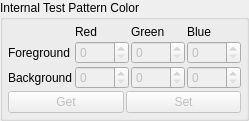
                   <widget class="QGroupBox" name="groupBox_TPG">
                    <property name="sizePolicy">
                     <sizepolicy hsizetype="Minimum" vsizetype="Minimum">
                      <horstretch>0</horstretch>
                      <verstretch>0</verstretch>
                     </sizepolicy>
                    </property>
                    <property name="toolTip">
                     <string>Fill Screen With Color (R,G,B)</string>
                    </property>
                    <property name="title">
                     <string>Internal Test Pattern Color</string>
                    </property>
                    <layout class="QVBoxLayout" name="verticalLayout_15">
                     <property name="spacing">
                      <number>2</number>
                     </property>
                     <property name="leftMargin">
                      <number>5</number>
                     </property>
                     <property name="topMargin">
                      <number>5</number>
                     </property>
                     <property name="rightMargin">
                      <number>5</number>
                     </property>
                     <property name="bottomMargin">
                      <number>5</number>
                     </property>
                     <item>
                      <layout class="QGridLayout" name="gridLayout_9">
                       <property name="spacing">
                        <number>2</number>
                       </property>
                       <item row="1" column="2">
                        <widget class="QSpinBox" name="spinBox_TPGForegroundColorGreen">
                         <property name="enabled">
                          <bool>false</bool>
                         </property>
                         <property name="maximum">
                          <number>1023</number>
                         </property>
                        </widget>
                       </item>
                       <item row="2" column="3">
                        <widget class="QSpinBox" name="spinBox_TPGBackgroundColorBlue">
                         <property name="enabled">
                          <bool>false</bool>
                         </property>
                         <property name="maximum">
                          <number>1023</number>
                         </property>
                        </widget>
                       </item>
                       <item row="2" column="2">
                        <widget class="QSpinBox" name="spinBox_TPGBackgroundColorGreen">
                         <property name="enabled">
                          <bool>false</bool>
                         </property>
                         <property name="maximum">
                          <number>1023</number>
                         </property>
                        </widget>
                       </item>
                       <item row="1" column="1">
                        <widget class="QSpinBox" name="spinBox_TPGForegroundColorRed">
                         <property name="enabled">
                          <bool>false</bool>
                         </property>
                         <property name="maximum">
                          <number>1023</number>
                         </property>
                        </widget>
                       </item>
                       <item row="1" column="0">
                        <widget class="QLabel" name="label_TPGColorForeground">
                         <property name="text">
                          <string>Foreground</string>
                         </property>
                        </widget>
                       </item>
                       <item row="0" column="3">
                        <widget class="QLabel" name="label_TPGColorBlue">
                         <property name="text">
                          <string>Blue</string>
                         </property>
                        </widget>
                       </item>
                       <item row="0" column="2">
                        <widget class="QLabel" name="label_TPGColorGreen">
                         <property name="text">
                          <string>Green</string>
                         </property>
                        </widget>
                       </item>
                       <item row="0" column="1">
                        <widget class="QLabel" name="label_TPGColorRed">
                         <property name="text">
                          <string>Red</string>
                         </property>
                        </widget>
                       </item>
                       <item row="2" column="1">
                        <widget class="QSpinBox" name="spinBox_TPGBackgroundColorRed">
                         <property name="enabled">
                          <bool>false</bool>
                         </property>
                         <property name="maximum">
                          <number>1023</number>
                         </property>
                        </widget>
                       </item>
                       <item row="2" column="0">
                        <widget class="QLabel" name="label_TPGColorBackground">
                         <property name="text">
                          <string>Background</string>
                         </property>
                        </widget>
                       </item>
                       <item row="1" column="3">
                        <widget class="QSpinBox" name="spinBox_TPGForegroundColorBlue">
                         <property name="enabled">
                          <bool>false</bool>
                         </property>
                         <property name="maximum">
                          <number>1023</number>
                         </property>
                        </widget>
                       </item>
                      </layout>
                     </item>
                     <item>
                      <layout class="QHBoxLayout" name="horizontalLayout_11">
                       <property name="spacing">
                        <number>2</number>
                       </property>
                       <item>
                        <widget class="QPushButton" name="pushButton_GetTPGColor">
                         <property name="enabled">
                          <bool>false</bool>
                         </property>
                         <property name="text">
                          <string>Get</string>
                         </property>
                        </widget>
                       </item>
                       <item>
                        <widget class="QPushButton" name="pushButton_SetTPGColor">
                         <property name="enabled">
                          <bool>false</bool>
                         </property>
                         <property name="text">
                          <string>Set</string>
                         </property>
                        </widget>
                       </item>
                      </layout>
                     </item>
                    </layout>
                   </widget>
